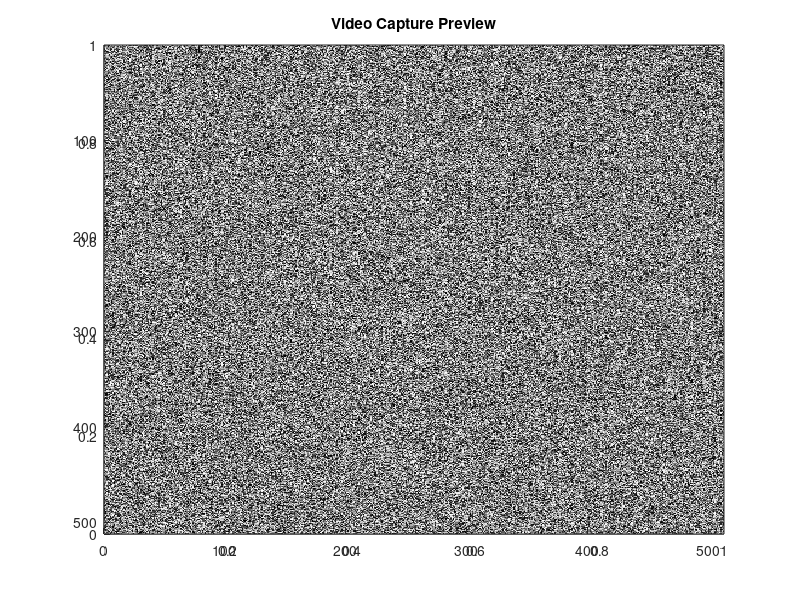

This figure's MATLAB source:
% mapper_userFcn_preGrabVideo_simulatedWhiteNoise - Takes the place of the DigitalVideo software.
%
% SYNTAX
%  mapper_userFcn_preGrabVideo_simulatedWhiteNoise
%
% USAGE
%  Bind this function to the mapper:PreGrabVideo event.
%
% NOTES
%
% CHANGES
%
% Created 10/22/07 Tim O'Connor
% Copyright - Cold Spring Harbor Laboratories/Howard Hughes Medical Institute 2007
function mapper_userFcn_preGrabVideo_simulatedWhiteNoise(varargin)
global state;

state.video.figureHandle = figure('ColorMap', gray);
title('Video Capture Preview');
ax = axes('Parent', state.video.figureHandle, 'YDir', 'reverse');
state.video.imageHandle = imagesc(rand(512, 512) * 256, 'Parent', ax);

return;